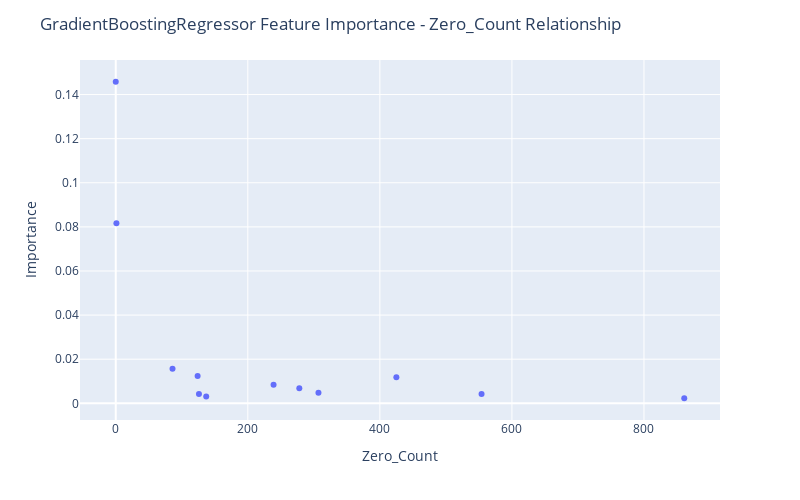

Notebook code for this chart:
### Code cell
fig = px.scatter(df_merged[~df_merged["Feature Name"].str.contains("Output")], x="Zero_Count", y="Importance",
                hover_data=["Feature Name"])

fig.update_layout(
    autosize=False,
    width=800,
    height=500,
    title_text=f"GradientBoostingRegressor Feature Importance - Zero_Count Relationship",
)

fig.show()

### Figure 1 — Plotly figure (JSON) as saved in the notebook; plotly's stock layout.template omitted (floating-point values rounded to 4 significant figures)
{"data": [{"customdata": [["Input 01"], ["Input 06"], ["Input 04"], ["Input 12"], ["Input 09"], ["Input 05"], ["Input 07"], ["Input 11"], ["Input 03"], ["Input 10"], ["Input 08"], ["Input 02"]], "hovertemplate": "Zero_Count=%{x}<br>Importance=%{y}<br>Feature Name=%{customdata[0]}<extra></extra>", "legendgroup": "", "marker": {"color": "#636efa", "symbol": "circle"}, "mode": "markers", "name": "", "orientation": "v", "showlegend": false, "type": "scatter", "x": [0, 1, 86, 124, 425, 239, 278, 307, 126, 554, 137, 861], "xaxis": "x", "y": [0.1458, 0.08168, 0.01571, 0.01241, 0.0118, 0.008438, 0.006809, 0.004752, 0.004225, 0.004186, 0.00309, 0.002295], "yaxis": "y"}], "layout": {"autosize": false, "height": 500, "legend": {"tracegroupgap": 0}, "margin": {"t": 60}, "title": {"text": "GradientBoostingRegressor Feature Importance - Zero_Count Relationship"}, "width": 800, "xaxis": {"anchor": "y", "autorange": true, "domain": [0, 1], "range": [-54.14, 915.1], "title": {"text": "Zero_Count"}, "type": "linear"}, "yaxis": {"anchor": "x", "autorange": true, "domain": [0, 1], "range": [-0.007567, 0.1557], "title": {"text": "Importance"}, "type": "linear"}}}
